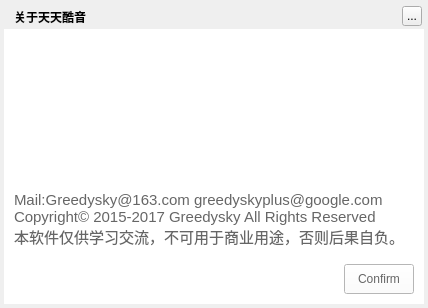
<?xml version="1.0" encoding="UTF-8"?>
<ui version="4.0">
 <class>MusicMessageAboutDialog</class>
 <widget class="QWidget" name="MusicMessageAboutDialog">
  <property name="geometry">
   <rect>
    <x>0</x>
    <y>0</y>
    <width>428</width>
    <height>308</height>
   </rect>
  </property>
  <property name="windowTitle">
   <string>关于天天酷音</string>
  </property>
  <property name="styleSheet">
   <string notr="true"/>
  </property>
  <widget class="QLabel" name="background">
   <property name="geometry">
    <rect>
     <x>4</x>
     <y>4</y>
     <width>420</width>
     <height>300</height>
    </rect>
   </property>
   <property name="styleSheet">
    <string notr="true"/>
   </property>
   <property name="text">
    <string/>
   </property>
  </widget>
  <widget class="QLabel" name="topTitleName">
   <property name="geometry">
    <rect>
     <x>14</x>
     <y>4</y>
     <width>350</width>
     <height>25</height>
    </rect>
   </property>
   <property name="styleSheet">
    <string notr="true">color:&quot;#FFFFFF&quot;;font-weight:bold</string>
   </property>
   <property name="text">
    <string>关于天天酷音</string>
   </property>
  </widget>
  <widget class="QToolButton" name="topTitleCloseButton">
   <property name="geometry">
    <rect>
     <x>402</x>
     <y>6</y>
     <width>20</width>
     <height>20</height>
    </rect>
   </property>
   <property name="text">
    <string>...</string>
   </property>
  </widget>
  <widget class="QWidget" name="backgroundMask" native="true">
   <property name="geometry">
    <rect>
     <x>4</x>
     <y>29</y>
     <width>420</width>
     <height>275</height>
    </rect>
   </property>
   <property name="styleSheet">
    <string notr="true">QWidget{color:#666666;background:rgba(255,255,255);}
QLabel{background:transparent;}</string>
   </property>
   <widget class="QLabel" name="iconLabel">
    <property name="geometry">
     <rect>
      <x>0</x>
      <y>0</y>
      <width>420</width>
      <height>150</height>
     </rect>
    </property>
    <property name="text">
     <string/>
    </property>
    <property name="scaledContents">
     <bool>true</bool>
    </property>
   </widget>
   <widget class="QLabel" name="textLabel">
    <property name="geometry">
     <rect>
      <x>10</x>
      <y>155</y>
      <width>410</width>
      <height>70</height>
     </rect>
    </property>
    <property name="styleSheet">
     <string notr="true">font-size:15px</string>
    </property>
    <property name="text">
     <string>Mail:Greedysky@163.com greedyskyplus@google.com
Copyright© 2015-2017 Greedysky All Rights Reserved
本软件仅供学习交流，不可用于商业用途，否则后果自负。</string>
    </property>
   </widget>
   <widget class="QPushButton" name="confirmButton">
    <property name="geometry">
     <rect>
      <x>340</x>
      <y>235</y>
      <width>70</width>
      <height>30</height>
     </rect>
    </property>
    <property name="text">
     <string>Confirm</string>
    </property>
   </widget>
   <widget class="QLabel" name="counterLabel">
    <property name="geometry">
     <rect>
      <x>10</x>
      <y>240</y>
      <width>200</width>
      <height>25</height>
     </rect>
    </property>
    <property name="styleSheet">
     <string notr="true">font-size:15px</string>
    </property>
    <property name="textFormat">
     <enum>Qt::PlainText</enum>
    </property>
   </widget>
  </widget>
 </widget>
 <resources/>
 <connections/>
</ui>
